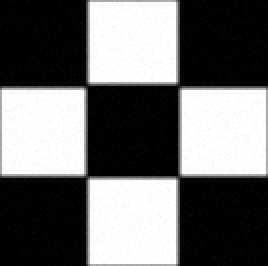
%> input picture Project 4/images/test3_corrupt.pgm, 134 x 133 px (shown 2 times larger)
$ octave EdgeDetection.m   (GNU Octave 9; MATLAB toolbox functions it lacks are replaced by stand-ins)
%> lines starting %> are read from the running program, lines starting %| are printed output that depends on the picture
% 边缘检测
[img,map]=imread('images/test3_corrupt.pgm','pgm');
%> img is the input picture: size 133x134 uint8; min 0, max 255, mean 109.2
%> map = []

img1=edge(img,'sobel'); %Sobel算子边缘检测
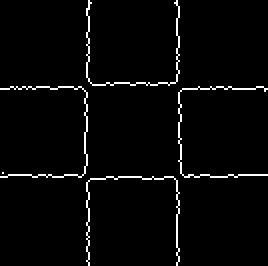
%> img1: size 133x134 logical (shown 2 times larger); 2.9% white in thin lines or dots
img2=edge(img,'log');   %拉普拉斯算子边缘检测
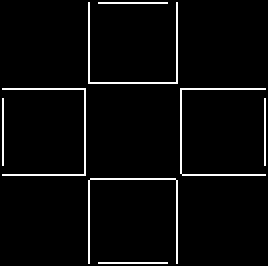
%> img2: size 133x134 logical (shown 2 times larger); 3.6% white in thin lines or dots
img3=edge(img,'canny'); %Canny算法边缘检测
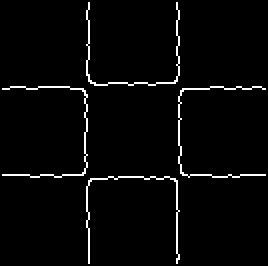
%> img3: size 133x134 logical (shown 2 times larger); 2.9% white in thin lines or dots

figure(1);
subplot(1,2,1),imshow(img,map);
title('test3原始图像','Fontsize',36);
subplot(1,2,2),imshow(img1);
title('test3 Sobel','Fontsize',36);

figure(2);
subplot(1,2,1),imshow(img,map);
title('test3原始图像','Fontsize',36);
subplot(1,2,2),imshow(img2);
title('test3 Laplace','Fontsize',36);

figure(3);
subplot(1,2,1),imshow(img,map);
title('test3原始图像','Fontsize',36);
subplot(1,2,2),imshow(img3);
title('test3 Canny','Fontsize',36);
